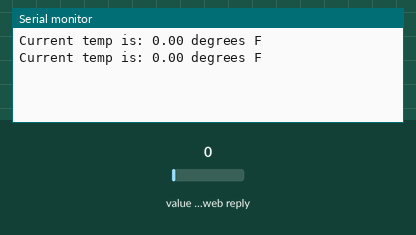
Recording of a sketch running on a simulated ESP8266 (NodeMCU). On the bench: the last lines printed to the serial monitor. The inputs (shaded band) are chosen by the test bench; at power-on: value in the web reply 0. WiFi joins after 1.5 s; servers stay silent unless stated; web services answer with replies made up by the test bench.

Above: at 2.4 s.
2.5 s: value in the web reply set to 2
At 4.0 s:
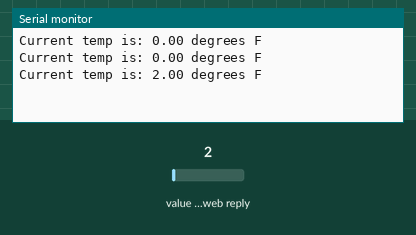
4.3 s: value in the web reply set to 25
At 4.3 s:
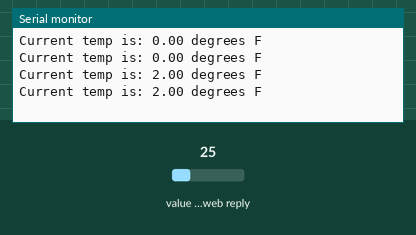
Timing chart, 0 to 7.3 s (numbered marks = the images above; inputs shaded):
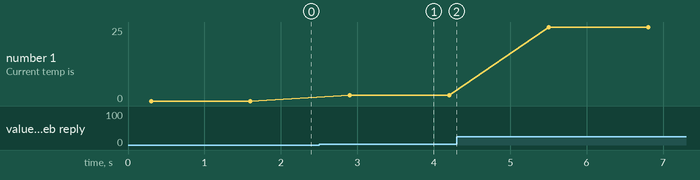

The sketch:

24_May_2018.ino
```cpp
// (licence header left out)
#include "ThingSpeak.h"


// ***********************************************************************************************************
// This example selects the correct library to use based on the board selected under the Tools menu in the IDE.
// Yun, Ethernet shield, WiFi101 shield, esp8266, ESP32 and MKR1000 are all supported.
// With Yun, the default is that you're using the Ethernet connection.
// If you're using a wi-fi 101 or ethernet shield (http://www.arduino.cc/en/Main/ArduinoWiFiShield), uncomment the corresponding line below
// ***********************************************************************************************************

//#define USE_WIFI101_SHIELD
//#define USE_ETHERNET_SHIELD


#if !defined(USE_WIFI101_SHIELD) && !defined(USE_ETHERNET_SHIELD) && !defined(ARDUINO_SAMD_MKR1000) && !defined(ARDUINO_AVR_YUN) && !defined(ARDUINO_ARCH_ESP8266) && !defined(ARDUINO_ARCH_ESP32)
#error "Uncomment the #define for either USE_WIFI101_SHIELD or USE_ETHERNET_SHIELD"
#endif


#if defined(ARDUINO_AVR_YUN)
    #include "YunClient.h"
    YunClient client;
#else
  #if defined(USE_WIFI101_SHIELD) || defined(ARDUINO_SAMD_MKR1000) || defined(ARDUINO_ARCH_ESP8266) || defined(ARDUINO_ARCH_ESP32)
    // Use WiFi
    #ifdef ARDUINO_ARCH_ESP8266
      #include <ESP8266WiFi.h>
    #elif defined(ARDUINO_ARCH_ESP32)
      #include <WiFi.h>
#else
      #include <SPI.h>
      #include <WiFi101.h>
    #endif
//    char ssid[] = "Redmi Jana";    //  your network SSID (name)
//    char pass[] = "Kalinov994:)";   // your network password


    char ssid[] = "AndroidAP";    //  your network SSID (name)
    char pass[] = "sguy3790";   // your network password

    int status = WL_IDLE_STATUS;
    WiFiClient  client;
  #elif defined(USE_ETHERNET_SHIELD)
    // Use wired ethernet shield
    #include <SPI.h>
    #include <Ethernet.h>
    byte mac[] = { 0xDE, 0xAD, 0xBE, 0xEF, 0xFE, 0xED};
    EthernetClient client;
  #endif
#endif


/*
  This is the ThingSpeak channel number for the MathwWorks weather station
  https://thingspeak.com/channels/12397.  It senses a number of things, including
  Wind Direction, Wind Speed, Humidity, Temperature, Rainfall, and Atmospheric Pressure.

  Temperature is stored in field 4
*/

unsigned long weatherStationChannelNumber = 483297;
unsigned int temperatureFieldNumber = 1;
const char * readAPIKey = "IMSWZX7BOCRP64UM";

void setup() {

  Serial.begin(115200);
  #ifdef ARDUINO_AVR_YUN
    Bridge.begin();
  #else
    #if defined(ARDUINO_ARCH_ESP8266) || defined(USE_WIFI101_SHIELD) || defined(ARDUINO_SAMD_MKR1000) || defined(ARDUINO_ARCH_ESP32)
      WiFi.begin(ssid, pass);
    #else
      Ethernet.begin(mac);
    #endif
  #endif

  ThingSpeak.begin(client);

}

void loop() {
  // Read the latest value from field 4 of channel 12397
  float temperatureInF = ThingSpeak.readFloatField(weatherStationChannelNumber, temperatureFieldNumber, readAPIKey);

  Serial.print("Current temp is: ");
  Serial.print(temperatureInF);
  Serial.println(" degrees F");

  delay(1000); // Note that the weather station only updates once a minute
}
```

Measured:
- after the input at 2.5 s, the serial monitor: prints a new line after 0.40 s (image 1)
- plotted number 1: 0 → 2 after the input at 2.5 s, 2 → 25 after the input at 4.3 s
